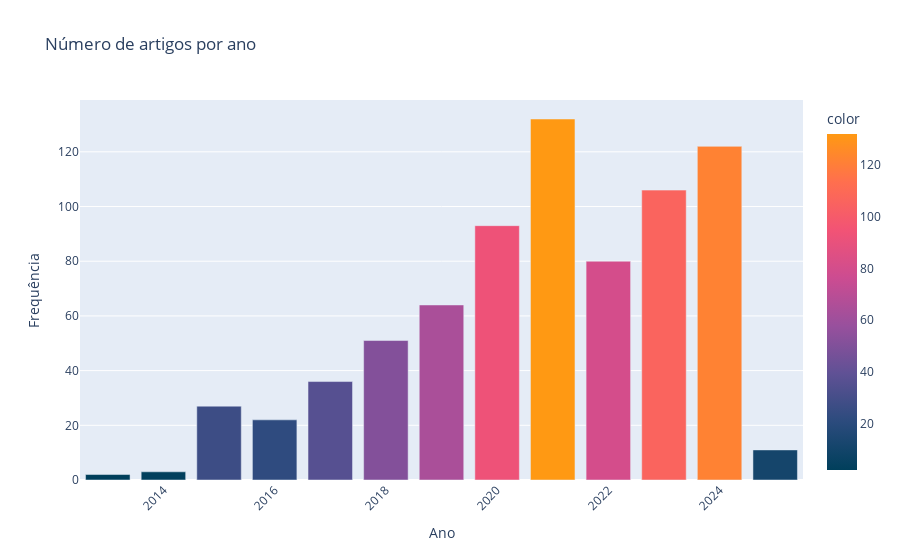

Here is the notebook cell this chart was saved with:
### Code cell
# Visualização gráfica

import plotly.express as px

# Contar o número de artigos por ano
year_counts = df_all['year'].value_counts().sort_index()

# Definir a escala de cores personalizada
custom_colors = [
    "#003f5b", "#2b4b7d", "#5f5195", "#98509d",
    "#cc4c91", "#f25375", "#ff6f4e", "#ff9913"
]

# Criar o gráfico de barras interativo com plotly
fig = px.bar(
    x=year_counts.index,
    y=year_counts.values,
    labels={'x': 'Ano', 'y': 'Frequência'},
    title='Número de artigos por ano',
    color=year_counts.values,
    color_continuous_scale=custom_colors
)

# Ajustar a rotação dos rótulos do eixo x
fig.update_layout(xaxis_tickangle=-45)

# Exibir o gráfico
fig.show()

### Figure 1 — Plotly figure (JSON) as saved in the notebook; plotly's stock layout.template omitted (floating-point values rounded to 4 significant figures)
{"data": [{"alignmentgroup": "True", "hovertemplate": "Ano=%{x}<br>Frequência=%{y}<br>color=%{marker.color}<extra></extra>", "legendgroup": "", "marker": {"color": [2, 3, 27, 22, 36, 51, 64, 93, 132, 80, 106, 122, 11], "coloraxis": "coloraxis", "pattern": {"shape": ""}}, "name": "", "offsetgroup": "", "orientation": "v", "showlegend": false, "textposition": "auto", "type": "bar", "x": [2013, 2014, 2015, 2016, 2017, 2018, 2019, 2020, 2021, 2022, 2023, 2024, 2025], "xaxis": "x", "y": [2, 3, 27, 22, 36, 51, 64, 93, 132, 80, 106, 122, 11], "yaxis": "y"}], "layout": {"barmode": "relative", "coloraxis": {"colorbar": {"title": {"text": "color"}}, "colorscale": [[0, "#003f5b"], [0.1429, "#2b4b7d"], [0.2857, "#5f5195"], [0.4286, "#98509d"], [0.5714, "#cc4c91"], [0.7143, "#f25375"], [0.8571, "#ff6f4e"], [1, "#ff9913"]]}, "legend": {"tracegroupgap": 0}, "title": {"text": "Número de artigos por ano"}, "xaxis": {"anchor": "y", "domain": [0, 1], "tickangle": -45, "title": {"text": "Ano"}}, "yaxis": {"anchor": "x", "domain": [0, 1], "title": {"text": "Frequência"}}}}
